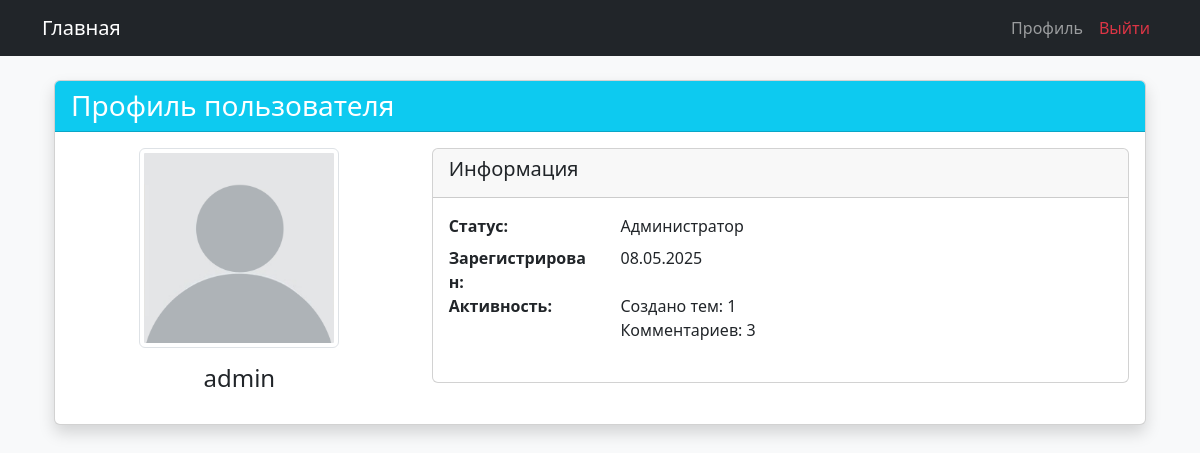
Page /profile/2 (signed in) on the committed database.
### app.py (models this page shows, shortened)
class User(UserMixin, db.Model):
    id = db.Column(db.Integer, primary_key=True)
    username = db.Column(db.String(64), index=True, unique=True)
    password_hash = db.Column(db.String(128))
    role = db.Column(db.String(32), default='user')
    avatar = db.Column(db.String(128))
    banned = db.Column(db.Boolean, default=False)
    muted = db.Column(db.Boolean, default=False)
    topics = db.relationship('Topic', backref='author', lazy='dynamic')
    comments = db.relationship('Comment', backref='author', lazy='dynamic')

class Topic(db.Model):
    id = db.Column(db.Integer, primary_key=True)
    title = db.Column(db.String(128))
    content = db.Column(db.Text)
    created_at = db.Column(db.DateTime, default=datetime.utcnow)
    user_id = db.Column(db.Integer, db.ForeignKey('user.id'))
    category_id = db.Column(db.Integer, db.ForeignKey('category.id'))
    comments = db.relationship('Comment', backref='topic', lazy='dynamic')

### app.py (the view)
@app.route('/profile/<int:user_id>')
@login_required
def profile(user_id):
    user = User.query.get_or_404(user_id)
    return render_template('profile.html', user=user)

### app.py (called while the page is built)
@login_manager.user_loader
def load_user(id):
    return User.query.get(int(id))

### templates/profile.html (shortened to what this page needs)
{% extends "base.html" %}
{% block content %}
<div class="container">
    <div class="card shadow">
        <div class="card-header bg-info text-white">
            <h3 class="mb-0">Профиль пользователя</h3>
        </div>
        <div class="card-body">
            <div class="row">
                <div class="col-md-4 text-center">
                    <img src="{{ url_for('static', filename='avatars/' + (user.avatar if user.avatar else 'default.png')) }}"
                         class="img-thumbnail mb-3"
                         style="width: 200px; height: 200px; object-fit: cover;"
                         alt="Аватар профиля">
                    <h4>{{ user.username }}</h4>
                </div>
                <div class="col-md-8">
                    <div class="card mb-4">
                        <div class="card-header">
                            <h5>Информация</h5>
                        </div>
                        <div class="card-body">
                            <dl class="row">
                                <dt class="col-sm-3">Статус:</dt>
                                <dd class="col-sm-9">
                                    {{ 'Администратор' if user.role == 'admin'
                                       else 'Модератор' if user.role == 'moderator'
                                       else 'Пользователь' }}
                                </dd>
                                <dt class="col-sm-3">Зарегистрирован:</dt>
                                <dd class="col-sm-9">
                                    {{ user.topics.first().created_at.strftime('%d.%m.%Y') if user.topics.first() else 'Нет информации' }}
                                </dd>
                                <dt class="col-sm-3">Активность:</dt>
                                <dd class="col-sm-9">
                                    Создано тем: {{ user.topics.count() }}<br>
                                    Комментариев: {{ user.comments.count() }}
                                </dd>
                            </dl>
                        </div>
                    </div>
                </div>
            </div>
        </div>
    </div>
</div>
{% endblock %}

### rows in the picture
User: username "admin", role "Администратор"
Topic: topics.first "08.05.2025"

### other values in the picture
{{ user.topics.count() }} "1"
{{ user.comments.count() }} "3"
